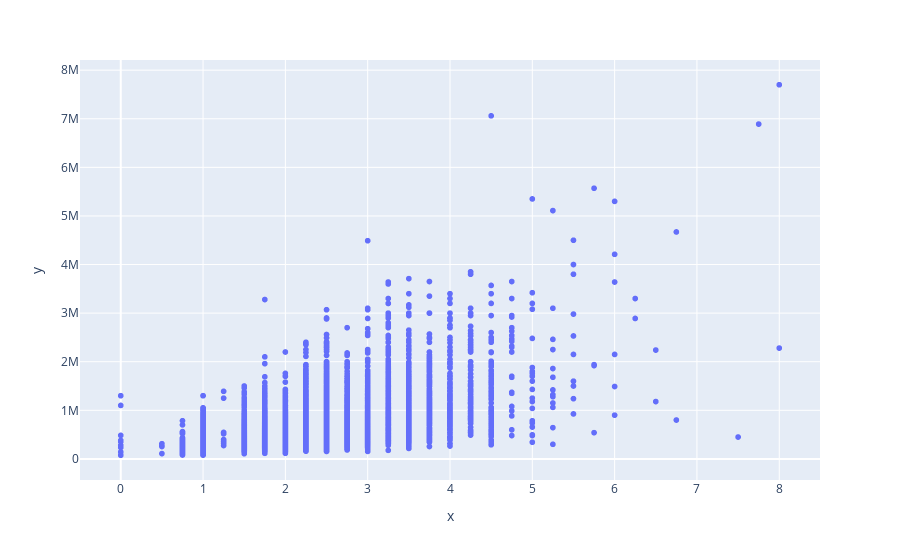

The notebook cell this image was saved under:
### Code cell
px.scatter(x=Data['bathrooms'], y= Data['price'])

### Figure 1 — Plotly figure (JSON) as saved in the notebook; plotly's stock layout.template omitted (floating-point values rounded to 4 significant figures; data arrays with more than 128 entries replaced by an {"elided": "..."} marker saying what was removed)
{"data": [{"hovertemplate": "x=%{x}<br>y=%{y}<extra></extra>", "legendgroup": "", "marker": {"color": "#636efa", "symbol": "circle"}, "mode": "markers", "name": "", "showlegend": false, "type": "scattergl", "x": {"elided": "21613 float values"}, "xaxis": "x", "y": {"elided": "21613 int values"}, "yaxis": "y"}], "layout": {"legend": {"tracegroupgap": 0}, "margin": {"t": 60}, "xaxis": {"anchor": "y", "domain": [0, 1], "title": {"text": "x"}}, "yaxis": {"anchor": "x", "domain": [0, 1], "title": {"text": "y"}}}}
